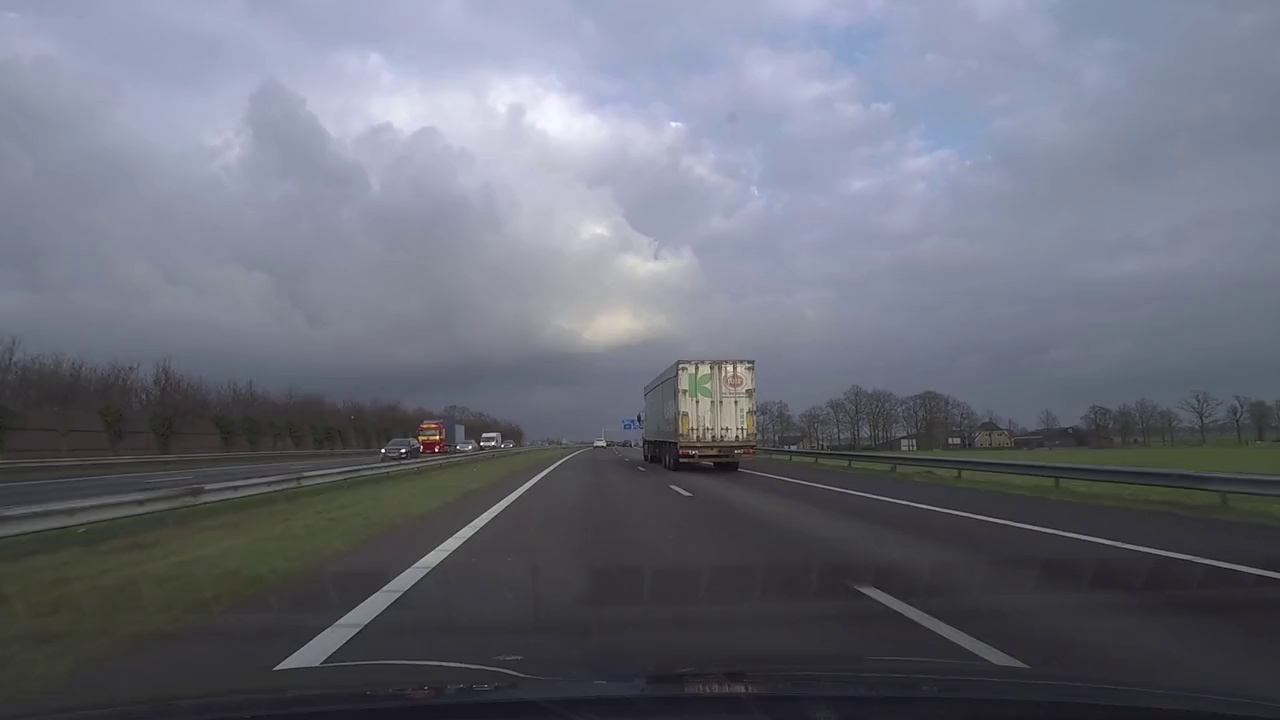
#> input picture images/frame.jpg, 1280 x 720 px
$ python calibration.py
#> lines starting #> are read from the running program, lines starting #| are printed output that depends on the picture
import numpy as np
import cv2
import matplotlib.pyplot as plt

class PreciseTopViewCalibration:
    def __init__(self, width=416, height=416):
        self.width = width
        self.height = height

    # [51 lines left out: functions compute_perspective_matrix, identify_point_types, not called in this run]

    def interactive_point_selection(self, image_path):
        """
        Interactive point selection with visualization
        """
        # Read image
        image = cv2.imread(image_path)
        image = cv2.resize(image, (self.width, self.height))

        # Clone for drawing
        display_image = image.copy()
        points = []

        # [13 lines left out: function mouse_callback, not called in this run]

        # Create window
        cv2.namedWindow('Point Selection')
        cv2.setMouseCallback('Point Selection', mouse_callback)

        while True:
            cv2.imshow('Point Selection', display_image)
            key = cv2.waitKey(1) & 0xFF

            # Confirm points
            if key == ord('c') and len(points) == 4:
                # Identify and reorder points
                points = self.identify_point_types(points)
                break

            # Reset points
            elif key == ord('r'):
                points = []
                display_image = image.copy()

            # Quit
            elif key == ord('q'):
                cv2.destroyAllWindows()
                return None

        cv2.destroyAllWindows()
        return points

    # [16 lines left out: function apply_perspective_transform, not called in this run]

    def calibrate_top_view(self, image_path):
        """
        Comprehensive top view calibration
        """
#> called with image_path = 'images/frame.jpg'
        # Read original image
        original_image = cv2.imread(image_path)
#> original_image is the input picture: shape (720, 1280, 3); mean B, G, R 120.1, 108.5, 105.6
        original_image = cv2.resize(original_image, (self.width, self.height))
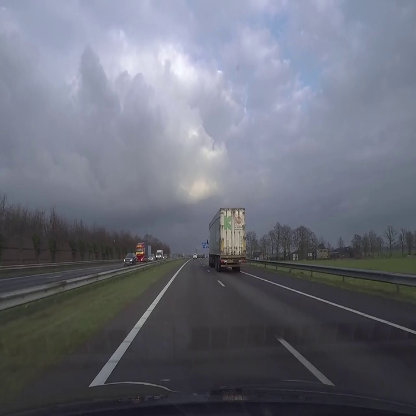
#> original_image: shape (416, 416, 3); mean B, G, R 120, 108.5, 105.6

        # Interactive point selection
        source_points = self.interactive_point_selection(image_path)
#> (key q is pressed here)

        if source_points is None:
            return

        # Apply perspective transform
        top_view_image = self.apply_perspective_transform(original_image, source_points)

        # Visualization
        plt.figure(figsize=(15, 5))

        plt.subplot(131)
        plt.title("Original Image")
        plt.imshow(cv2.cvtColor(original_image, cv2.COLOR_BGR2RGB))
        plt.axis('off')

        plt.subplot(132)
        plt.title("Selected Points")
        point_image = original_image.copy()
        for i, point in enumerate(source_points, 1):
            cv2.circle(point_image, tuple(point), 8, (0, 255, 0), -1)
            cv2.putText(point_image, str(i),
                        (point[0]+10, point[1]+10),
                        cv2.FONT_HERSHEY_SIMPLEX, 0.5, (255,0,0), 2)
        plt.imshow(cv2.cvtColor(point_image, cv2.COLOR_BGR2RGB))
        plt.axis('off')

        plt.subplot(133)
        plt.title("Top View Transformation")
        plt.imshow(cv2.cvtColor(top_view_image, cv2.COLOR_BGR2RGB))
        plt.axis('off')

        plt.tight_layout()
        plt.show()

def main():
    calibration = PreciseTopViewCalibration()
    calibration.calibrate_top_view('images/frame.jpg')

if __name__ == "__main__":
    main()
